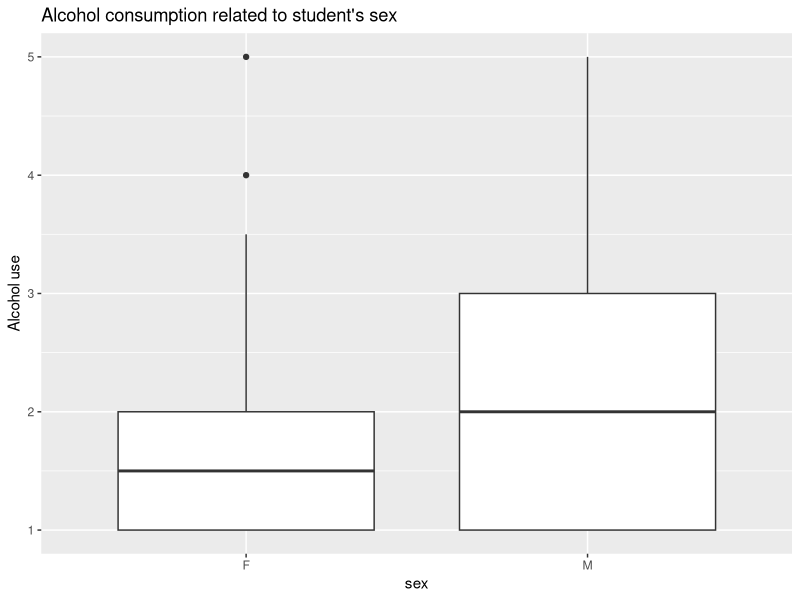
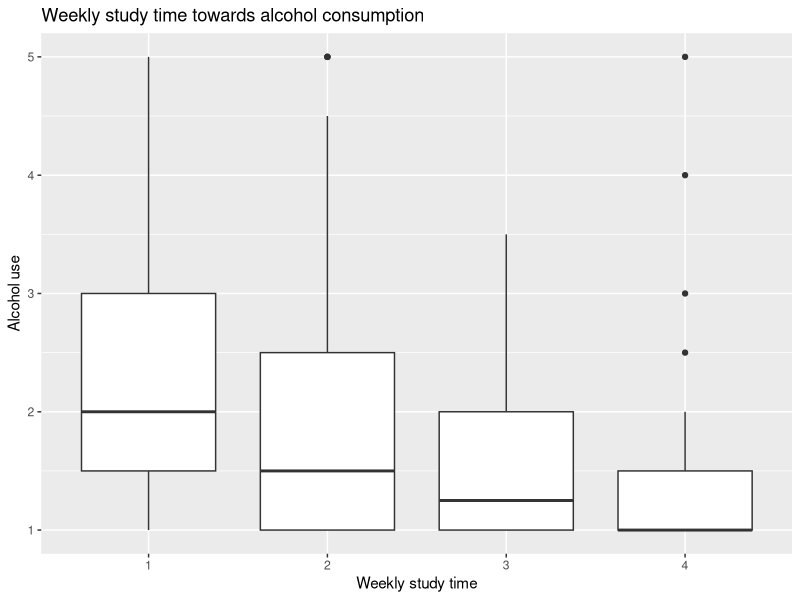
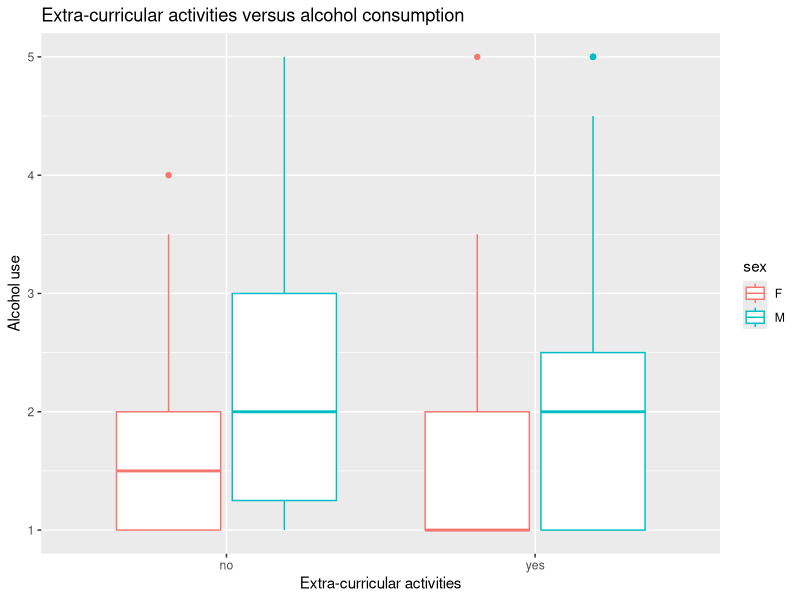
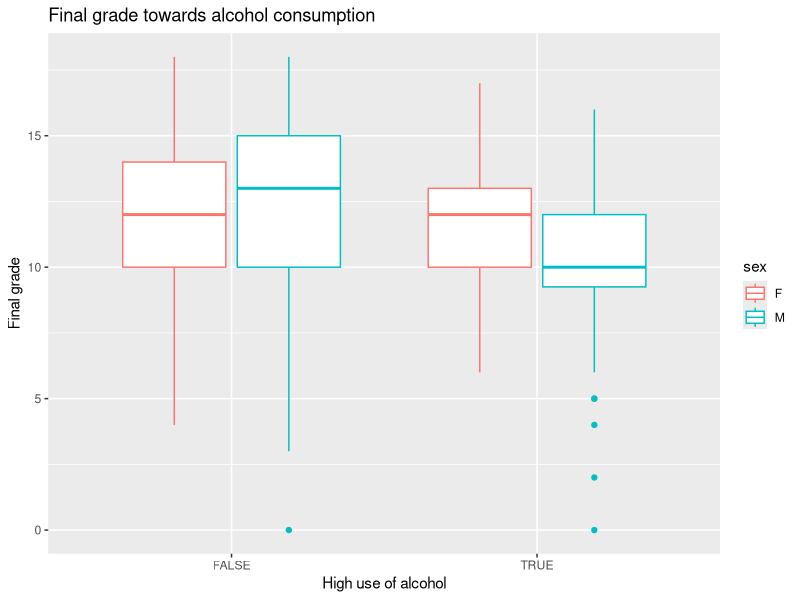
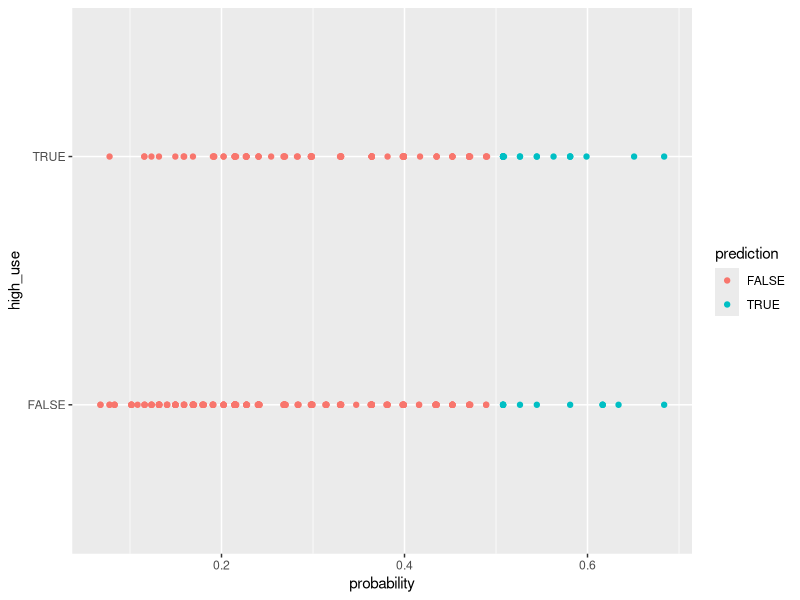

Reproduce these figures in R, in order.
## ---- chunk 1
alc <- read.table("Data/alc.txt")
colnames(alc)
## ---- chunk 2
library(ggplot2)
library(dplyr)
## ---- chunk 3
# Explore relationship between sex and alcohol consumption:
g1 <- ggplot(alc, aes(x = sex, y = alc_use))
g1 + geom_boxplot() + ggtitle("Alcohol consumption related to student's sex") + ylab("Alcohol use")
## ---- chunk 4
# Explore relationship between weekly study time and alcohol consumption:
alc %>% group_by(studytime) %>% summarise(count = n(), alcohol = mean(alc_use))
g2 <- ggplot(alc, aes(x = factor(studytime), y = alc_use))
g2 + geom_boxplot() + ggtitle("Weekly study time towards alcohol consumption") + ylab("Alcohol use") + xlab("Weekly study time")
## ---- chunk 5
# Explore relationship between extra-curricular activities and alcohol consumption:
g3 <- ggplot(alc, aes(x = activities, y = alc_use, col = sex))
g3 + geom_boxplot() + ggtitle("Extra-curricular activities versus alcohol consumption") + ylab("Alcohol use") + xlab("Extra-curricular activities")
## ---- chunk 6
# Explore relationship between final grade and alcohol consumption:
g4 <- ggplot(alc, aes(x = high_use, y = G3, col = sex))
g4 + geom_boxplot() + ggtitle("Final grade towards alcohol consumption") + xlab("High use of alcohol") + ylab("Final grade")
## ---- chunk 7
# Fit logistic regression model:
m1 <- glm(high_use ~ sex + studytime + activities + G3, data = alc, family = "binomial")
summary(m1)
## ---- chunk 8
# Compute odds ratios (OR)
OR <- coef(m1) %>% exp

# Compute confidence intervals (CI)
CI <- confint(m1) %>% exp

# Print out the odds ratios with their confidence intervals
cbind(OR, CI)
## ---- chunk 9
# Fit logistic regression model without non-significant variable activities:
m2 <- glm(high_use ~ sex + studytime + G3, data = alc, family = "binomial")
summary(m2)
## ---- chunk 10
# Explore the predictive power of the model m2, first predict the probability of high_use:
probabilities <- predict(m2, type = "response")

# Add the predicted probabilities to 'alc':
alc <- mutate(alc, probability = probabilities)

# Use the probabilities to make a prediction of high_use:
alc <- mutate(alc, prediction = probability > 0.5)

# Tabulate the target variable versus the predictions:
table(high_use = alc$high_use, prediction = alc$prediction) %>% addmargins()

# Tabulate percentages:
table(high_use = alc$high_use, prediction = alc$prediction) %>% prop.table() %>% addmargins()
## ---- chunk 11
# Initialize a plot of 'high_use' versus 'probability' in 'alc'
g <- ggplot(alc, aes(x = probability, y = high_use, col = prediction))

# define the geom as points and draw the plot
g + geom_point()
## ---- chunk 12
# Let's then define a loss function (= mean prediction error)
loss_func <- function(class, prob) {
  n_wrong <- abs(class - prob) > 0.5
  mean(n_wrong)
}

# Call loss function to compute the average number of wrong predictions in the (training) data
loss_func(class = alc$high_use, prob = alc$probability)
## ---- chunk 13
# And compare the previous result to a prediction that there would have been zero high-users:
loss_func(class = alc$high_use, prob = 0)
